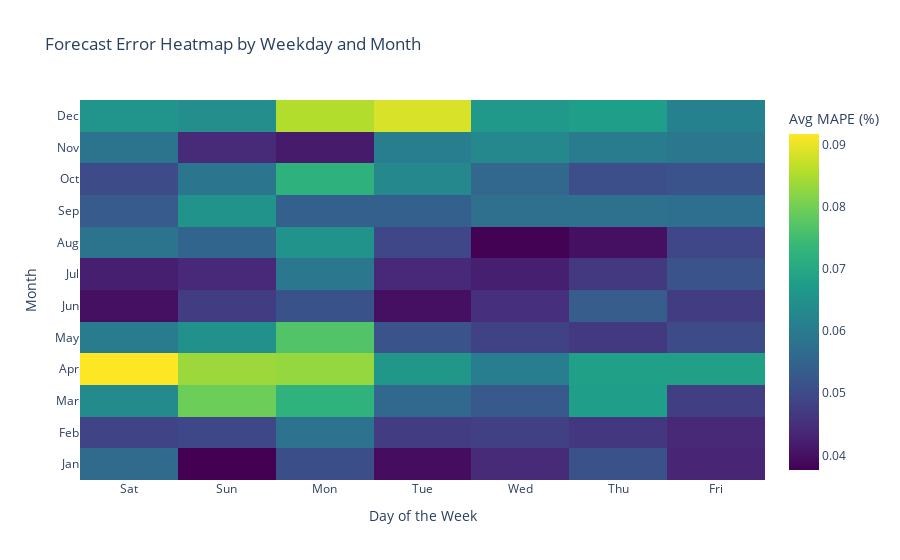

Notebook source saved alongside this figure:
### Code cell
# Load data from GitHub
df_mape_daily = pd.read_csv("https://raw.githubusercontent.com/stevenstillstraining/plotly/main/Power/MAPE_Daily.csv")

# Create heatmap using average instead of sum
fig_mape_daily = px.density_heatmap(
    df_mape_daily,
    x="Week_Day",
    y="Month",
    z="Mape",
    histfunc="avg",
    color_continuous_scale="Viridis",
    labels={"Mape": "MAPE (%)"},
    title="Forecast Error Heatmap by Weekday and Month"
)

fig_mape_daily.update_layout(
    xaxis_title="Day of the Week",
    yaxis_title="Month",
    coloraxis_colorbar_title="Avg MAPE (%)",
    height=500
)

fig_mape_daily.show()

### Figure 1 — Plotly figure (JSON) as saved in the notebook; plotly's stock layout.template omitted (floating-point values rounded to 4 significant figures; data arrays with more than 128 entries replaced by an {"elided": "..."} marker saying what was removed)
{"data": [{"coloraxis": "coloraxis", "histfunc": "avg", "hovertemplate": "Week_Day=%{x}<br>Month=%{y}<br>avg of MAPE (%)=%{z}<extra></extra>", "name": "", "type": "histogram2d", "x": {"elided": "1244 str values"}, "xaxis": "x", "xbingroup": "x", "y": {"elided": "1244 str values"}, "yaxis": "y", "ybingroup": "y", "z": {"elided": "1244 float values"}}], "layout": {"autosize": true, "coloraxis": {"colorbar": {"title": {"text": "Avg MAPE (%)"}}, "colorscale": [[0, "#440154"], [0.1111, "#482878"], [0.2222, "#3e4989"], [0.3333, "#31688e"], [0.4444, "#26828e"], [0.5556, "#1f9e89"], [0.6667, "#35b779"], [0.7778, "#6ece58"], [0.8889, "#b5de2b"], [1, "#fde725"]]}, "legend": {"tracegroupgap": 0}, "title": {"text": "Forecast Error Heatmap by Weekday and Month"}, "xaxis": {"anchor": "y", "autorange": true, "domain": [0, 1], "range": [-0.5, 6.5], "title": {"text": "Day of the Week"}, "type": "category"}, "yaxis": {"anchor": "x", "autorange": true, "domain": [0, 1], "range": [-0.5, 11.5], "title": {"text": "Month"}, "type": "category"}}}
